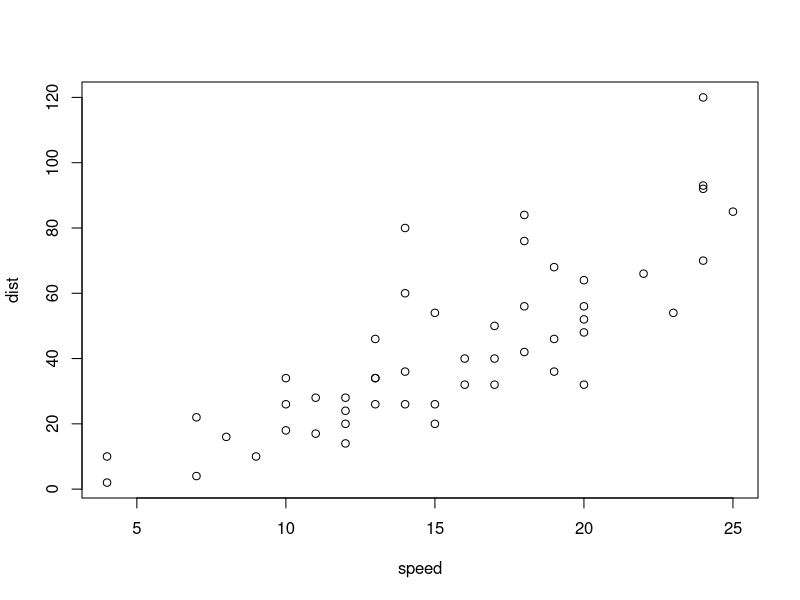
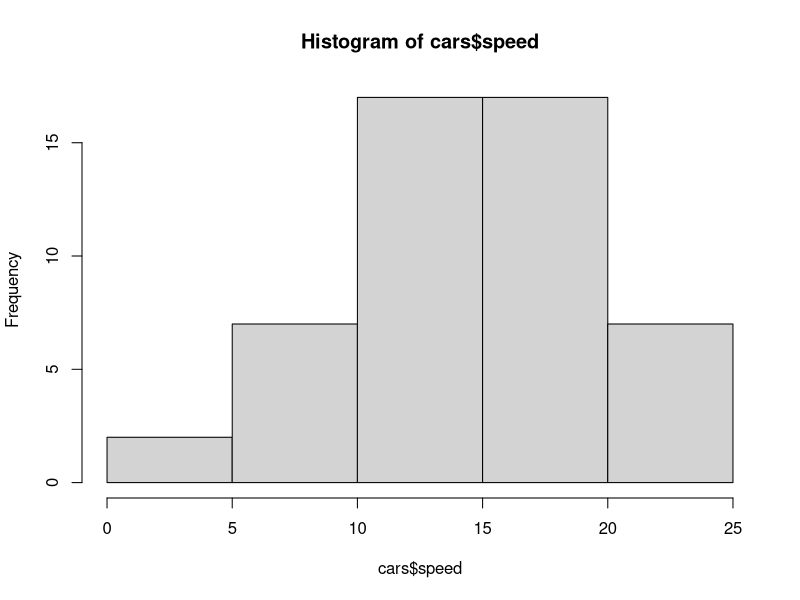
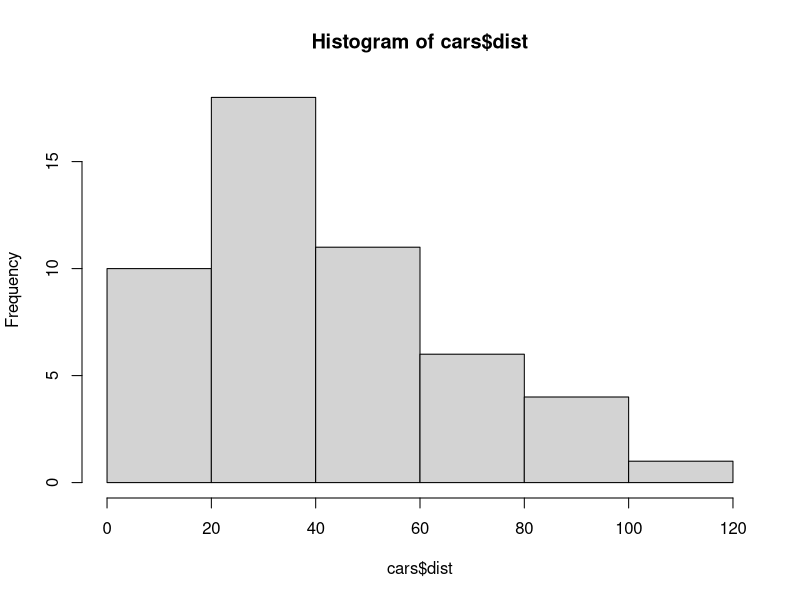
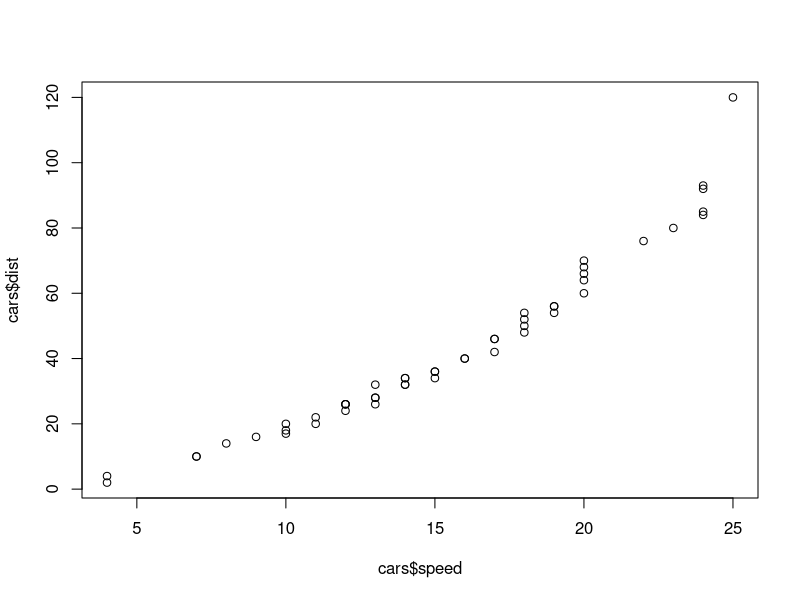
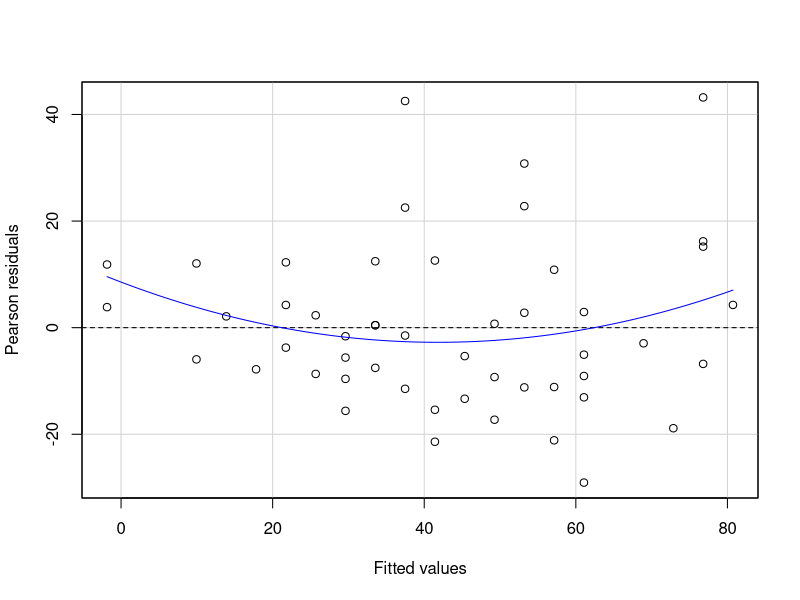
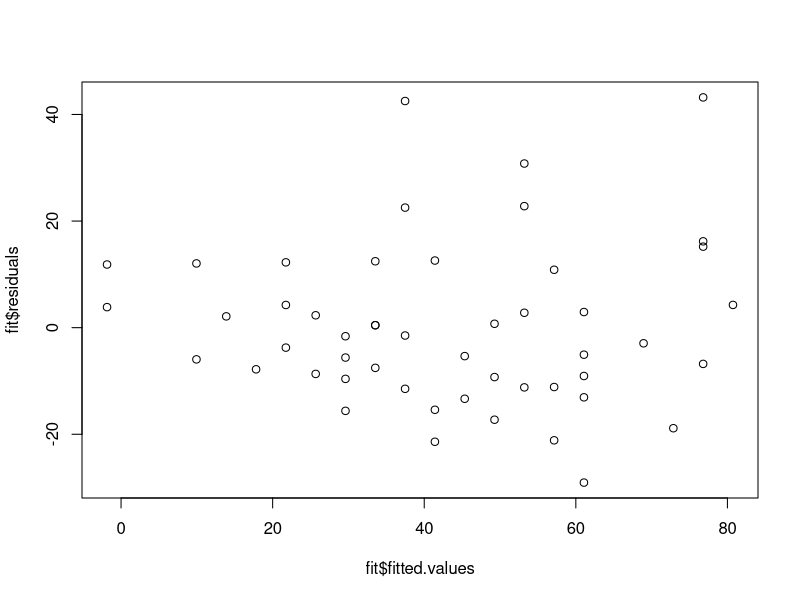

These figures' R source, in order:
## ---- chunk 1
knitr::opts_chunk$set(echo = TRUE, message=FALSE, warning=FALSE)

## ---- chunk 2
plot(cars)
## ---- chunk 3
hist(cars$speed)
hist(cars$dist)

shapiro.test(cars$speed)
shapiro.test(cars$dist)

qqplot(cars$speed, cars$dist)

ks.test(cars$speed, cars$dist)

## ---- chunk 4
cor(cars)

# example of correlated variables
cars2 <- cars
cars2$speed2 <- cars2$speed
cor(cars2) # if there is a 1.0 in any other position than the diagonal there is perfect correlation

## ---- chunk 5
library(car)

fit <- lm(dist ~ speed, data=cars)
summary(fit)

durbinWatsonTest(fit)

## ---- chunk 6
library(car)
residualPlot(fit)

# or in base
plot(fit$fitted.values, fit$residuals)
